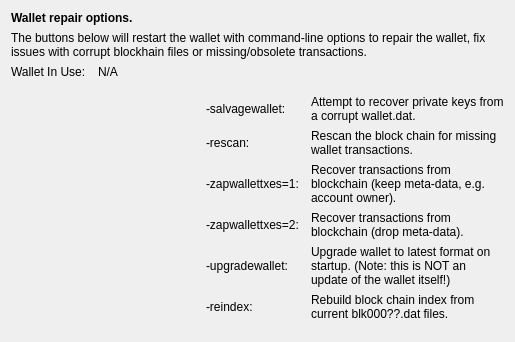
     <widget class="QWidget" name="tab_repair">
      <attribute name="title">
       <string>&amp;Wallet Repair</string>
      </attribute>
      <layout class="QGridLayout" name="gridLayout_4" columnstretch="0,1,0,2">
       <property name="horizontalSpacing">
        <number>12</number>
       </property>
       <item row="0" column="0" colspan="4">
        <widget class="QLabel" name="label_repair_header">
         <property name="font">
          <font>
           <weight>75</weight>
           <bold>true</bold>
          </font>
         </property>
         <property name="text">
          <string>Wallet repair options.</string>
         </property>
        </widget>
       </item>
       <item row="1" column="0" colspan="4">
        <widget class="QLabel" name="label_repair_helptext">
         <property name="font">
          <font>
           <weight>50</weight>
           <bold>false</bold>
          </font>
         </property>
         <property name="text">
          <string>The buttons below will restart the wallet with command-line options to repair the wallet, fix issues with corrupt blockhain files or missing/obsolete transactions.</string>
         </property>
         <property name="wordWrap">
          <bool>true</bool>
         </property>
        </widget>
       </item>
       <item row="2" column="0">
        <widget class="QLabel" name="wallet_path_label">
         <property name="text">
          <string>Wallet In Use:</string>
         </property>
        </widget>
       </item>
       <item row="2" column="1" colspan="3">
        <widget class="QLabel" name="wallet_path">
         <property name="cursor">
          <cursorShape>IBeamCursor</cursorShape>
         </property>
         <property name="text">
          <string>N/A</string>
         </property>
         <property name="textFormat">
          <enum>Qt::PlainText</enum>
         </property>
         <property name="textInteractionFlags">
          <set>Qt::LinksAccessibleByMouse|Qt::TextSelectableByKeyboard|Qt::TextSelectableByMouse</set>
         </property>
        </widget>
       </item>
       <item row="3" column="0">
        <spacer name="verticalSpacer_repair1">
         <property name="orientation">
          <enum>Qt::Vertical</enum>
         </property>
         <property name="sizeHint" stdset="0">
          <size>
           <width>10</width>
           <height>10</height>
          </size>
         </property>
        </spacer>
       </item>
       <item row="4" column="0" colspan="2">
        <widget class="QtMaterialFlatButton" name="btn_salvagewallet" native="true">
         <property name="minimumSize">
          <size>
           <width>100</width>
           <height>23</height>
          </size>
         </property>
         <property name="text" stdset="0">
          <string>Salvage wallet</string>
         </property>
        </widget>
       </item>
       <item row="4" column="2">
        <widget class="QLabel" name="label_repair_salvage_command">
         <property name="text">
          <string notr="true">-salvagewallet:</string>
         </property>
        </widget>
       </item>
       <item row="4" column="3">
        <widget class="QLabel" name="label_repair_salvage">
         <property name="text">
          <string>Attempt to recover private keys from a corrupt wallet.dat.</string>
         </property>
         <property name="wordWrap">
          <bool>true</bool>
         </property>
        </widget>
       </item>
       <item row="5" column="0" colspan="2">
        <widget class="QtMaterialFlatButton" name="btn_rescan" native="true">
         <property name="minimumSize">
          <size>
           <width>100</width>
           <height>23</height>
          </size>
         </property>
         <property name="text" stdset="0">
          <string>Rescan blockchain files</string>
         </property>
        </widget>
       </item>
       <item row="5" column="2">
        <widget class="QLabel" name="label_repair_rescan_command">
         <property name="text">
          <string notr="true">-rescan:</string>
         </property>
        </widget>
       </item>
       <item row="5" column="3">
        <widget class="QLabel" name="label_repair_rescan">
         <property name="text">
          <string>Rescan the block chain for missing wallet transactions.</string>
         </property>
         <property name="wordWrap">
          <bool>true</bool>
         </property>
        </widget>
       </item>
       <item row="6" column="0" colspan="2">
        <widget class="QtMaterialFlatButton" name="btn_zapwallettxes1" native="true">
         <property name="minimumSize">
          <size>
           <width>100</width>
           <height>23</height>
          </size>
         </property>
         <property name="text" stdset="0">
          <string>Recover transactions 1</string>
         </property>
        </widget>
       </item>
       <item row="6" column="2">
        <widget class="QLabel" name="label_repair_zap1_command">
         <property name="text">
          <string notr="true">-zapwallettxes=1:</string>
         </property>
        </widget>
       </item>
       <item row="6" column="3">
        <widget class="QLabel" name="label_repair_zap1">
         <property name="text">
          <string>Recover transactions from blockchain (keep meta-data, e.g. account owner).</string>
         </property>
         <property name="wordWrap">
          <bool>true</bool>
         </property>
        </widget>
       </item>
       <item row="7" column="0" colspan="2">
        <widget class="QtMaterialFlatButton" name="btn_zapwallettxes2" native="true">
         <property name="minimumSize">
          <size>
           <width>100</width>
           <height>23</height>
          </size>
         </property>
         <property name="text" stdset="0">
          <string>Recover transactions 2</string>
         </property>
        </widget>
       </item>
       <item row="7" column="2">
        <widget class="QLabel" name="label_repair_zap2_command">
         <property name="text">
          <string notr="true">-zapwallettxes=2:</string>
         </property>
        </widget>
       </item>
       <item row="7" column="3">
        <widget class="QLabel" name="label_repair_zap2">
         <property name="text">
          <string>Recover transactions from blockchain (drop meta-data).</string>
         </property>
         <property name="wordWrap">
          <bool>true</bool>
         </property>
        </widget>
       </item>
       <item row="8" column="0" colspan="2">
        <widget class="QtMaterialFlatButton" name="btn_upgradewallet" native="true">
         <property name="minimumSize">
          <size>
           <width>100</width>
           <height>23</height>
          </size>
         </property>
         <property name="text" stdset="0">
          <string>Upgrade wallet format</string>
         </property>
        </widget>
       </item>
       <item row="8" column="2">
        <widget class="QLabel" name="label_repair_upgrade_command">
         <property name="text">
          <string notr="true">-upgradewallet:</string>
         </property>
        </widget>
       </item>
       <item row="8" column="3">
        <widget class="QLabel" name="label_repair_upgrade">
         <property name="text">
          <string>Upgrade wallet to latest format on startup. (Note: this is NOT an update of the wallet itself!)</string>
         </property>
         <property name="wordWrap">
          <bool>true</bool>
         </property>
        </widget>
       </item>
       <item row="9" column="0" colspan="2">
        <widget class="QtMaterialFlatButton" name="btn_reindex" native="true">
         <property name="minimumSize">
          <size>
           <width>100</width>
           <height>23</height>
          </size>
         </property>
         <property name="text" stdset="0">
          <string>Rebuild index</string>
         </property>
        </widget>
       </item>
       <item row="9" column="2">
        <widget class="QLabel" name="label_repair_reindex_command">
         <property name="text">
          <string notr="true">-reindex:</string>
         </property>
        </widget>
       </item>
       <item row="9" column="3">
        <widget class="QLabel" name="label_repair_reindex">
         <property name="text">
          <string>Rebuild block chain index from current blk000??.dat files.</string>
         </property>
         <property name="wordWrap">
          <bool>true</bool>
         </property>
        </widget>
       </item>
       <item row="10" column="0">
        <spacer name="verticalSpacer_repair2">
         <property name="orientation">
          <enum>Qt::Vertical</enum>
         </property>
         <property name="sizeHint" stdset="0">
          <size>
           <width>20</width>
           <height>10</height>
          </size>
         </property>
        </spacer>
       </item>
      </layout>
     </widget>
